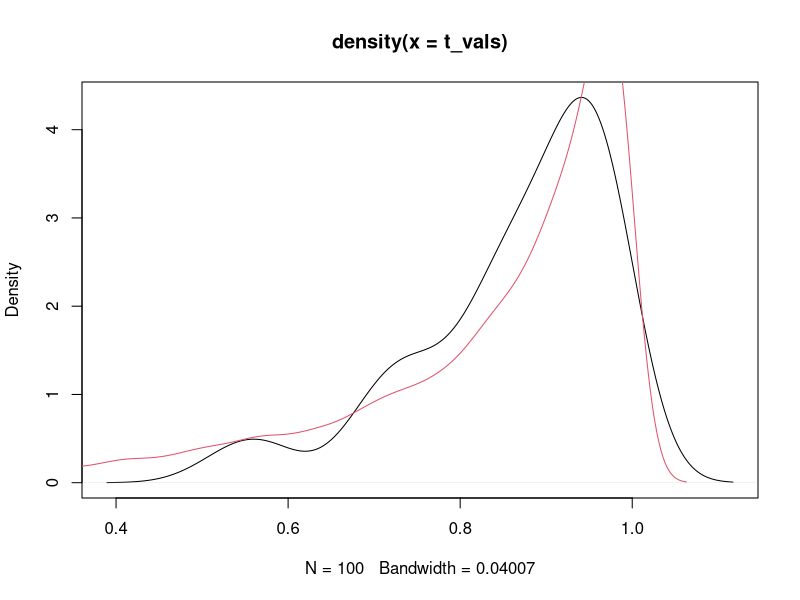

The R source for this figure:
nc <- 100 ## number of communities
ns <- 100 ## samples per community
gm <- 0.9 ## grand mean

## community means
comm_means <- rnorm(nc,mean=qlogis(gm))
## uncertainty around community means
comm_matrix <- matrix(rnorm(nc*ns),nrow=nc) + comm_means

## nonlinear transformation
t_vals <- plogis(comm_means)
mean(t_vals)
sd(t_vals)

m_vals <- plogis(comm_matrix)
mean(m_vals)
sd(m_vals)

## in this case: mean decr (as expected), sd increases

## density plots
plot(density(t_vals))
lines(density(m_vals),col=2)

## could a skewed distribution have an effect?
## what if we write this out in terms of expectations/Taylor expansions?

## JI approx
## E[f(x)]  ~ E[f(x^)+(x-x^)*f'(x)+(x-x^)^2/2*f''(x) + ...]

## variance
## E[(f(x)-E[f(x)])^2] =
## E[((f(x^)+(x-x^)*f'(x^)+(x-x')^2/2*f''(x^))-(f(x^)+f''(x^)/2*V))^2] = 
## ...
## this seems to come out to the usual (f'(x))^2*V to first order ...
